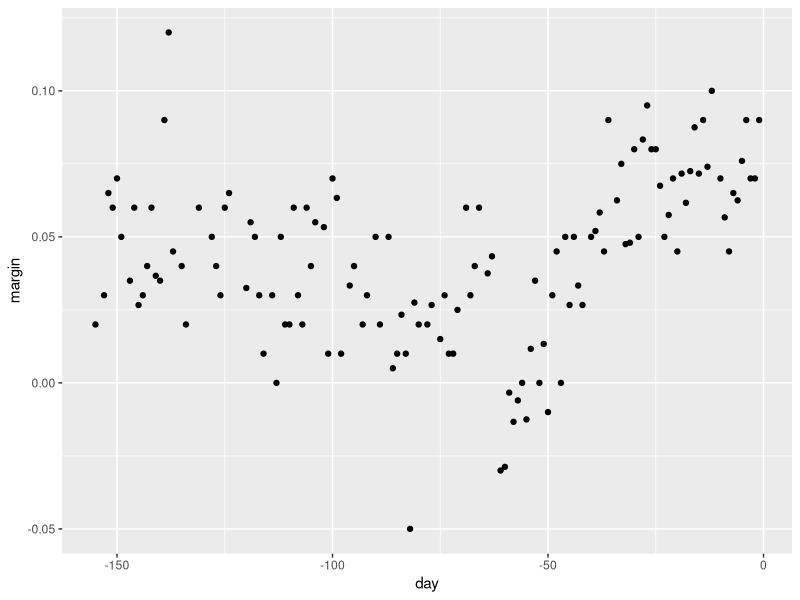
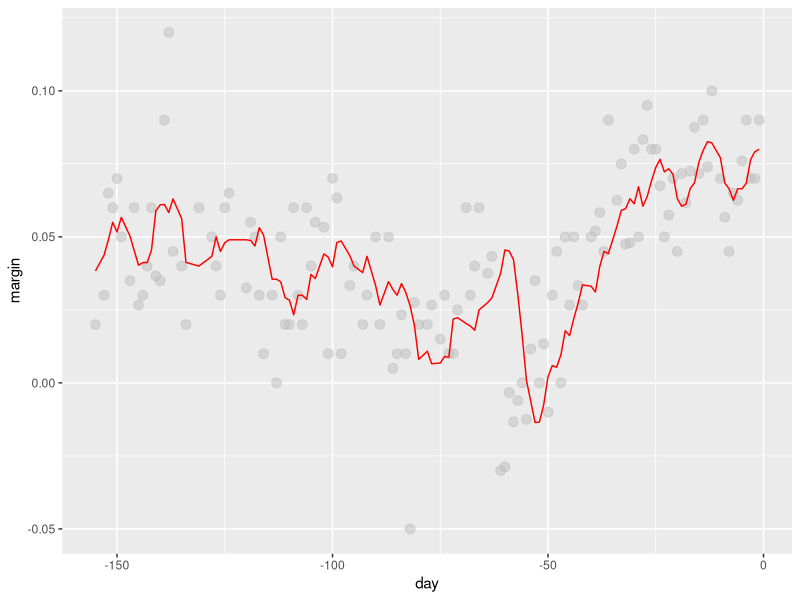
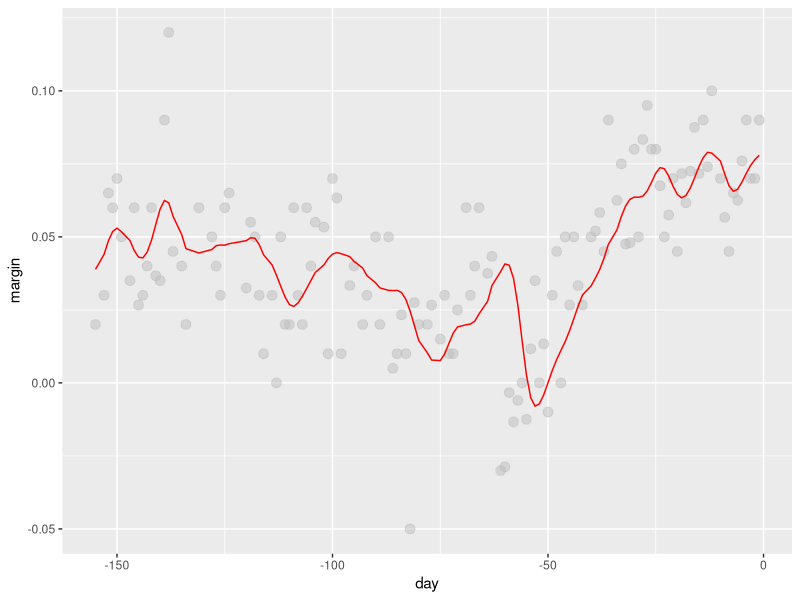

R code for these plots, in order:
library(tidyverse)
library(dslabs)
library(ggplot2)
data("polls_2008")
qplot(day, margin, data = polls_2008)
mean(polls_2008$margin)

#################
#Bin Smoothing
#################
span = 7
fit <- with(polls_2008, ksmooth(day, margin, kernel = "box", bandwidth = span))
polls_2008 %>% mutate(smooth =fit$y) %>% ggplot(aes(day, margin))+geom_point(size=3, alpha= .5, color= "grey")+geom_line(aes(day, smooth), color= "red")
span = 7
fit <- with(polls_2008, ksmooth(day, margin, kernel = "normal", bandwidth = span))
polls_2008 %>% mutate(smooth =fit$y) %>% ggplot(aes(day, margin))+geom_point(size=3, alpha= .5, color= "grey")+geom_line(aes(day, smooth), color= "red")
